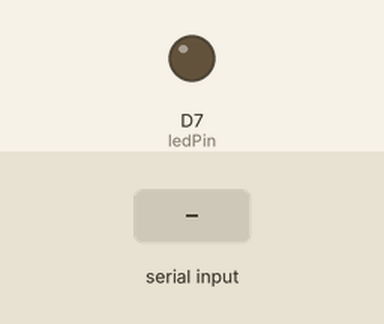
Simulated run of this sketch. Board: ESP8266 (NodeMCU). Shown: output pins drawn as LEDs (lit = HIGH). The test bench sets the inputs (shaded band).

Above: at 1.2 s.
1.3 s: "H" received over Serial
At 2.5 s:
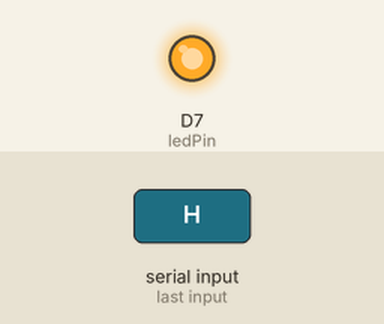
2.8 s: "L" received over Serial
At 3.6 s:
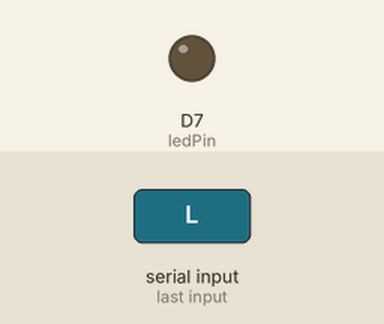
Timing chart, 0 to 5.8 s (numbered marks = the images above; inputs shaded):
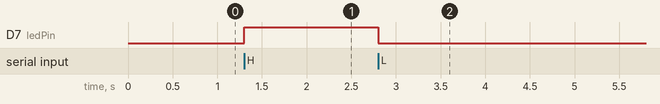

The sketch:

PhysicalPixel.ino
```cpp
/*
 ************************************************************************
 * @author  :  IntoRobot Team
 * @version :  V1.0.0
 * @date    :  03-30-15
 ************************************************************************
 This application example code is in the public domain.
 This example is modified from arduino example

 Physical Pixel

 An example of using the IntoRobot board to receive data from the
 computer.  In this case, the IntoRobot boards turns on an LED when
 it receives the character 'H', and turns off the LED when it
 receives the character 'L'.

 The data can be sent from the IntoRobot serial monitor, or another
 program like Processing (see code below), Flash (via a serial-net
 proxy), PD, or Max/MSP.

 The circuit:
 * LED connected from digital pin D7 to ground
 */

const int ledPin = D7; // the pin that the LED is attached to
int incomingByte;      // a variable to read incoming serial data into

void setup()
{
    // initialize serial communication:
    Serial.begin(115200);
    while(!Serial);
    // initialize the LED pin as an output:
    pinMode(ledPin, OUTPUT);
}

void loop()
{
    // see if there's incoming serial data:
    if (Serial.available() > 0)
    {
        // read the oldest byte in the serial buffer:
        incomingByte = Serial.read();
        // if it's a capital H (ASCII 72), turn on the LED:
        if (incomingByte == 'H')
        {
            digitalWrite(ledPin, HIGH);
        }
        // if it's an L (ASCII 76) turn off the LED:
        if (incomingByte == 'L')
        {
            digitalWrite(ledPin, LOW);
        }
    }
}
```

Measured:
- after the input at 1.3 s, D7 (ledPin): LOW → HIGH at once
- after the input at 2.8 s, D7 (ledPin): HIGH → LOW at once
